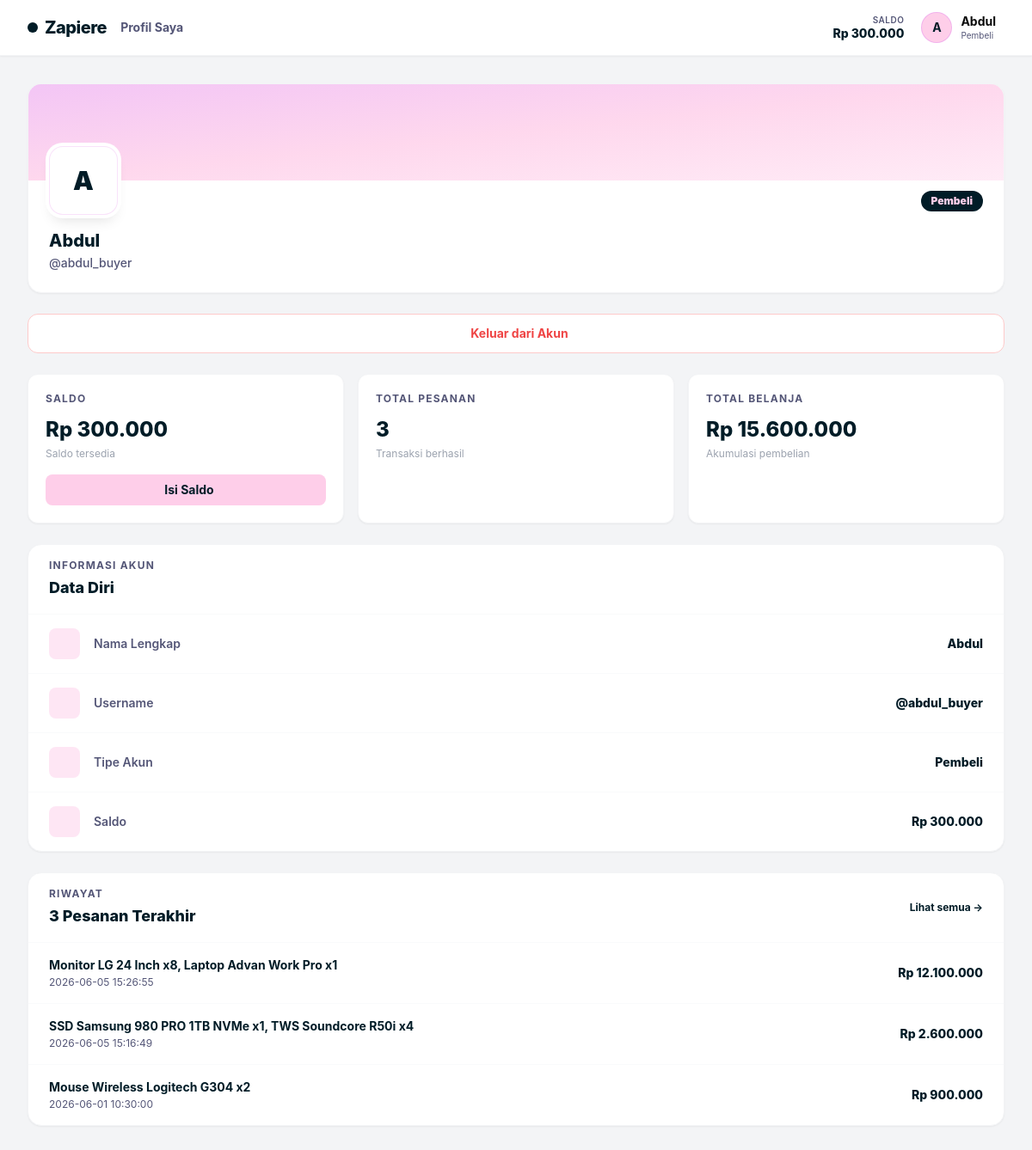
The page /views/pembeli/profil.php (signed in) on the database its author committed.
### tables this page shows
CREATE TABLE `users` (
  `id_user` int NOT NULL,
  `username` varchar(100) NOT NULL,
  `nama` varchar(100) NOT NULL,
  `password` varchar(100) NOT NULL,
  `role` enum('penjual','pembeli','admin') NOT NULL,
  `saldo` int DEFAULT '0',
  `nama_toko` varchar(100) NOT NULL
);

### config/config.php (called while the page is built, shortened)
<?php
$host = "localhost";
$username = "root";
$password = "";
$database = "zapiere";
$conn = null;
if (function_exists('mysqli_connect')) {
    $conn = @mysqli_connect($host, $username, $password, $database);
    if ($conn) {
        mysqli_set_charset($conn, "utf8mb4");
    }
}
function e($value)
{
    return htmlspecialchars((string) $value, ENT_QUOTES, 'UTF-8');
}
function db_available()
{
    global $conn;
    return $conn instanceof mysqli;
}
function db_all($sql)
{
    global $conn;
    $result = mysqli_query($conn, $sql);
    return mysqli_fetch_all($result, MYSQLI_ASSOC);
}
function db_one($sql)
{
    $rows = db_all($sql);
    return $rows ? $rows[0] : null;
}
function db_value($sql, $default = 0)
{
    $row = db_one($sql);
    $values = array_values($row);
    return $values[0] ?? $default;
}
function app_base_url()
{
    $scriptName = str_replace('\\', '/', $_SERVER['SCRIPT_NAME'] ?? '');
    $viewsPos = strpos($scriptName, '/views/');
    if ($viewsPos !== false) {
        return rtrim(substr($scriptName, 0, $viewsPos), '/');
    }
    $dir = rtrim(str_replace('\\', '/', dirname($scriptName)), '/');
    return $dir === '/' ? '' : $dir;
}
function url_for($path)
{
    return app_base_url() . '/' . ltrim($path, '/');
}

### views/components/session_guard.php (called while the page is built, shortened)
<?php
require_once __DIR__ . '/../../config/config.php';
require_once __DIR__ . '/../../models/UserModel.php';
function require_role(string $role): array
{
    $user = $_SESSION['zapiere_user'];
    return $user;
}

### models/OrderModel.php (called while the page is built, shortened)
<?php
require_once __DIR__ . '/../config/config.php';
function orders_with_total(?int $buyerId = null): array
{
    $where = $buyerId !== null ? "WHERE id_user = {$buyerId}" : '';
    return db_all("
        SELECT *
        FROM v_pesanan_lengkap
        {$where}
        ORDER BY tanggal DESC
    ");
}

### models/UserModel.php (called while the page is built, shortened)
<?php
require_once __DIR__ . '/../config/config.php';
function get_buyer_total_spent(int $buyerId): int
{
    return (int) db_value("SELECT f_total_belanja({$buyerId})");
}

### views/pembeli/profil.php (the view, shortened to what this page needs)
<?php
require_once __DIR__ . '/../../config/config.php';
require_once __DIR__ . '/../components/layout_pembeli.php';
require_once __DIR__ . '/../../models/UserModel.php';
require_once __DIR__ . '/../../models/OrderModel.php';
$user = require_role('pembeli');
$userId = (int) $user['id_user'];
$fullUser = db_one("SELECT * FROM users WHERE id_user = {$userId}");
$user = $fullUser ?: $user;
$totalBelanja = get_buyer_total_spent($userId);
$orders       = orders_with_total($userId);
$totalPesanan = count($orders);
zapiere_pembeli_page_start('Profil Saya', 'profil');
?>
<div class="grid gap-6 xl:grid-cols-[320px_1fr]">
    <div class="flex flex-col gap-6">
        <div class="relative overflow-hidden rounded-2xl border border-gray-100 bg-white shadow-sm">
            <div class="h-28 bg-gradient-to-br from-[#EB9FEF]/60 via-[#FECEE9]/80 to-[#FECEE9]/40"></div>
            <div class="px-6 pb-6">
                <div class="-mt-10 mb-4 flex items-end justify-between">
                    <div class="flex h-20 w-20 items-center justify-center rounded-2xl bg-white text-3xl font-black text-[#011C27] ring-4 ring-white shadow-lg border border-[#EB9FEF]/30">
                        <?= e(strtoupper(substr($user['nama'] ?? 'Z', 0, 1))) ?>
                    </div>
                    <span class="mb-1 rounded-full bg-[#011C27] px-3 py-1 text-xs font-black text-[#FECEE9] capitalize">
                        <?= e($user['role'] ?? 'pembeli') ?>
                    </span>
                </div>
                <h2 class="text-xl font-extrabold text-[#011C27]"><?= e($user['nama'] ?? '-') ?></h2>
                <p class="mt-0.5 text-sm text-[#545677] font-medium">@<?= e($user['username'] ?? '-') ?></p>
            </div>
        </div>
        <a href="<?= e(url_for('logout.php')) ?>"
           class="flex items-center justify-center gap-2 rounded-xl border border-red-200 bg-white py-3 text-sm font-bold text-red-500 transition hover:bg-red-50 hover:border-red-400">
            Keluar dari Akun
        </a>
    </div>
    <div class="flex flex-col gap-6">
        <div class="grid gap-4 sm:grid-cols-3">
            <div class="rounded-xl border border-gray-100 bg-white p-5 shadow-sm flex flex-col justify-between">
                <div>
                    <p class="text-xs font-bold uppercase tracking-widest text-[#545677]">Saldo</p>
                    <p class="mt-3 text-2xl font-extrabold text-[#011C27]">Rp <?= number_format((int)($user['saldo'] ?? 0), 0, ',', '.') ?></p>
                    <p class="mt-1 text-xs text-gray-400">Saldo tersedia</p>
                </div>
                <button onclick="bukaModalTopup()" class="mt-4 flex w-full items-center justify-center gap-2 rounded-lg bg-[#FECEE9] py-2 text-sm font-bold text-[#011C27] transition-colors hover:bg-[#EB9FEF]">
                    Isi Saldo
                </button>
            </div>
            <div class="rounded-xl border border-gray-100 bg-white p-5 shadow-sm">
                <p class="text-xs font-bold uppercase tracking-widest text-[#545677]">Total Pesanan</p>
                <p class="mt-3 text-2xl font-extrabold text-[#011C27]"><?= $totalPesanan ?></p>
                <p class="mt-1 text-xs text-gray-400">Transaksi berhasil</p>
            </div>
            <div class="rounded-xl border border-gray-100 bg-white p-5 shadow-sm">
                <p class="text-xs font-bold uppercase tracking-widest text-[#545677]">Total Belanja</p>
                <p class="mt-3 text-2xl font-extrabold text-[#011C27]">Rp <?= number_format($totalBelanja, 0, ',', '.') ?></p>
                <p class="mt-1 text-xs text-gray-400">Akumulasi pembelian</p>
            </div>
        </div>
        <div class="rounded-2xl border border-gray-100 bg-white shadow-sm overflow-hidden">
            <div class="border-b border-gray-50 px-6 py-4">
                <p class="text-xs font-bold uppercase tracking-widest text-[#545677]">Informasi Akun</p>
                <h3 class="mt-1 text-lg font-extrabold text-[#011C27]">Data Diri</h3>
            </div>
            <div class="divide-y divide-gray-50">
                <?php
                $rows = [
                    ['ph ph-pencil-line',         'Nama Lengkap', $user['nama'] ?? '-'],
                    ['ph ph-at',                  'Username',     '@' . ($user['username'] ?? '-')],
                    ['ph ph-shield-check',         'Tipe Akun',    ucfirst($user['role'] ?? '-')],
                    ['ph-fill ph-wallet',          'Saldo',        'Rp ' . number_format((int)($user['saldo'] ?? 0), 0, ',', '.')],
                ];
                foreach ($rows as [$icon, $label, $value]):
                ?>
                <div class="flex items-center gap-4 px-6 py-4">
                    <div class="flex h-9 w-9 flex-shrink-0 items-center justify-center rounded-lg bg-[#FECEE9]/50 text-[#011C27]">
                    </div>
                    <div class="flex flex-1 items-center justify-between gap-4 min-w-0">
                        <span class="text-sm font-semibold text-[#545677]"><?= e($label) ?></span>
                        <span class="text-sm font-extrabold text-[#011C27] text-right"><?= e($value) ?></span>
                    </div>
                </div>
                <?php endforeach; ?>
            </div>
        </div>
        <?php if (!empty($orders)): ?>
        <div class="rounded-2xl border border-gray-100 bg-white shadow-sm overflow-hidden">
            <div class="border-b border-gray-50 px-6 py-4 flex items-center justify-between">
                <div>
                    <p class="text-xs font-bold uppercase tracking-widest text-[#545677]">Riwayat</p>
                    <h3 class="mt-1 text-lg font-extrabold text-[#011C27]">3 Pesanan Terakhir</h3>
                </div>
                <a href="<?= e(url_for('views/pembeli/riwayat_pesanan.php')) ?>" class="text-xs font-bold text-[#011C27] hover:text-[#EB9FEF] transition">Lihat semua →</a>
            </div>
            <div class="divide-y divide-gray-50">
                <?php foreach (array_slice($orders, 0, 3) as $order): ?>
                <div class="flex items-center justify-between gap-4 px-6 py-4">
                    <div class="min-w-0">
                        <p class="truncate text-sm font-bold text-[#011C27]"><?= e($order['produk'] ?? 'Pesanan #' . $order['id_pesanan']) ?></p>
                        <p class="mt-0.5 text-xs text-[#545677]"><?= e($order['tanggal'] ?? '-') ?></p>
                    </div>
                    <p class="flex-shrink-0 text-sm font-extrabold text-[#011C27]">
                        <?= e($order['total_bayar_rp'] ?? ('Rp ' . number_format((int)($order['total_bayar'] ?? 0), 0, ',', '.'))) ?>
                    </p>
                </div>
                <?php endforeach; ?>
            </div>
        </div>
        <?php endif; ?>
    </div>
</div>
<?php zapiere_pembeli_page_end(); ?>

### views/components/layout_pembeli.php (shortened to what this page needs)
<?php
require_once __DIR__ . '/../../config/config.php';
require_once __DIR__ . '/session_guard.php';
function zapiere_pembeli_page_start(string $title, string $active): void
{
    $user = require_role('pembeli');
    $userId = (int) $user['id_user'];
    $dbUser = db_one("SELECT saldo FROM users WHERE id_user = {$userId}");
    if ($dbUser) {
        $user['saldo'] = $dbUser['saldo'];
    }
    ?>
    <!DOCTYPE html>
    <html lang="id">
    <head>
        <script src="https://cdn.tailwindcss.com"></script>
    </head>
    <body class="bg-gray-100 text-[#0a0a0a] font-sans antialiased min-h-screen flex flex-col relative">
    <nav class="bg-white shadow-sm sticky top-0 z-40 border-b border-gray-100">
        <div class="max-w-7xl mx-auto px-4 sm:px-6 lg:px-8">
            <div class="flex justify-between h-16 items-center gap-4">
                <a href="<?= e(url_for('views/pembeli/dashboard.php')) ?>" class="flex items-center gap-2 flex-shrink-0">
                    <div class="bg-[#011C27] text-white p-1.5 rounded-lg">
                    </div>
                    <span class="font-extrabold text-xl text-[#011C27] tracking-tight hidden sm:block">Zapiere</span>
                </a>
                <?php if ($active === 'dashboard'): ?>
                <div class="flex-grow max-w-2xl hidden md:flex">
                    <div class="relative w-full">
                        <div class="absolute inset-y-0 left-0 pl-4 flex items-center pointer-events-none">
                            <i class="ph ph-magnifying-glass text-[#545677] text-lg"></i>
                        </div>
                        <input type="text" id="search-input"
                               oninput="if(typeof handleSearch==='function') handleSearch()"
                               class="block w-full pl-11 pr-4 py-2.5 bg-gray-100 border-transparent rounded-full text-sm placeholder-gray-400 focus:border-[#011C27] focus:bg-white focus:ring-1 focus:ring-[#011C27] transition-colors"
                               placeholder="Mau cari barang elektronik apa hari ini?">
                    </div>
                </div>
                <?php else: ?>
                <div class="flex-grow hidden md:flex items-center">
                    <span class="text-sm font-bold text-[#545677]"><?= e($title) ?></span>
                </div>
                <?php endif; ?>
                <div class="flex items-center gap-5 flex-shrink-0">
                    <div class="hidden sm:flex flex-col items-end">
                        <span class="text-[10px] text-[#545677] font-semibold uppercase tracking-wider leading-none mb-1">Saldo</span>
                        <span class="text-sm font-extrabold text-[#011C27] leading-none">
                            Rp <?= number_format((int)($user['saldo'] ?? 0), 0, ',', '.') ?>
                        </span>
                    </div>
                    <div class="relative group">
                        <button class="flex items-center gap-2.5 focus:outline-none py-1">
                            <div class="h-9 w-9 rounded-full bg-[#FECEE9] text-[#011C27] flex items-center justify-center font-bold border border-[#EB9FEF]/60 group-hover:bg-[#EB9FEF] transition-colors text-sm select-none">
                                <?= e(strtoupper(substr($user['nama'] ?? 'Z', 0, 1))) ?>
                            </div>
                            <div class="hidden lg:flex flex-col items-start">
                                <span class="font-bold text-sm text-[#0a0a0a] leading-none mb-1"><?= e($user['nama'] ?? 'User') ?></span>
                                <span class="text-[10px] text-[#545677] leading-none capitalize"><?= e($user['role'] ?? 'pembeli') ?></span>
                            </div>
                        </button>
                    </div>
                </div>
            </div>
        </div>
    </nav>
    <main class="flex-grow max-w-7xl mx-auto px-4 sm:px-6 lg:px-8 py-8 w-full">
    <?php
}
function zapiere_pembeli_page_end(): void
{
    ?>
    </main>
    </body>
    </html>
    <?php
}

### views/components/layout_pembeli.php (style rules this page uses)
html { scroll-behavior: smooth; }

### rows shown on the page
users: saldo "300.000", nama "A", nama "Abdul", role "Pembeli", username "abdul_buyer"

### other values the page prints
$title "Profil Saya"
$totalPesanan "3"
$totalBelanja "15.600.000"
$label "Nama Lengkap"
$value "Abdul"
$label "Username"
$value "@abdul_buyer"
$label "Tipe Akun"
$value "Pembeli"
$label "Saldo"
$value "Rp 300.000"
$order['produk'] "Monitor LG 24 Inch x8, Laptop Advan Work Pro x1"
$order['tanggal'] "2026-06-05 15:26:55"
$order['total_bayar_rp'] "Rp 12.100.000"
$order['produk'] "SSD Samsung 980 PRO 1TB NVMe x1, TWS Soundcore R50i x4"
